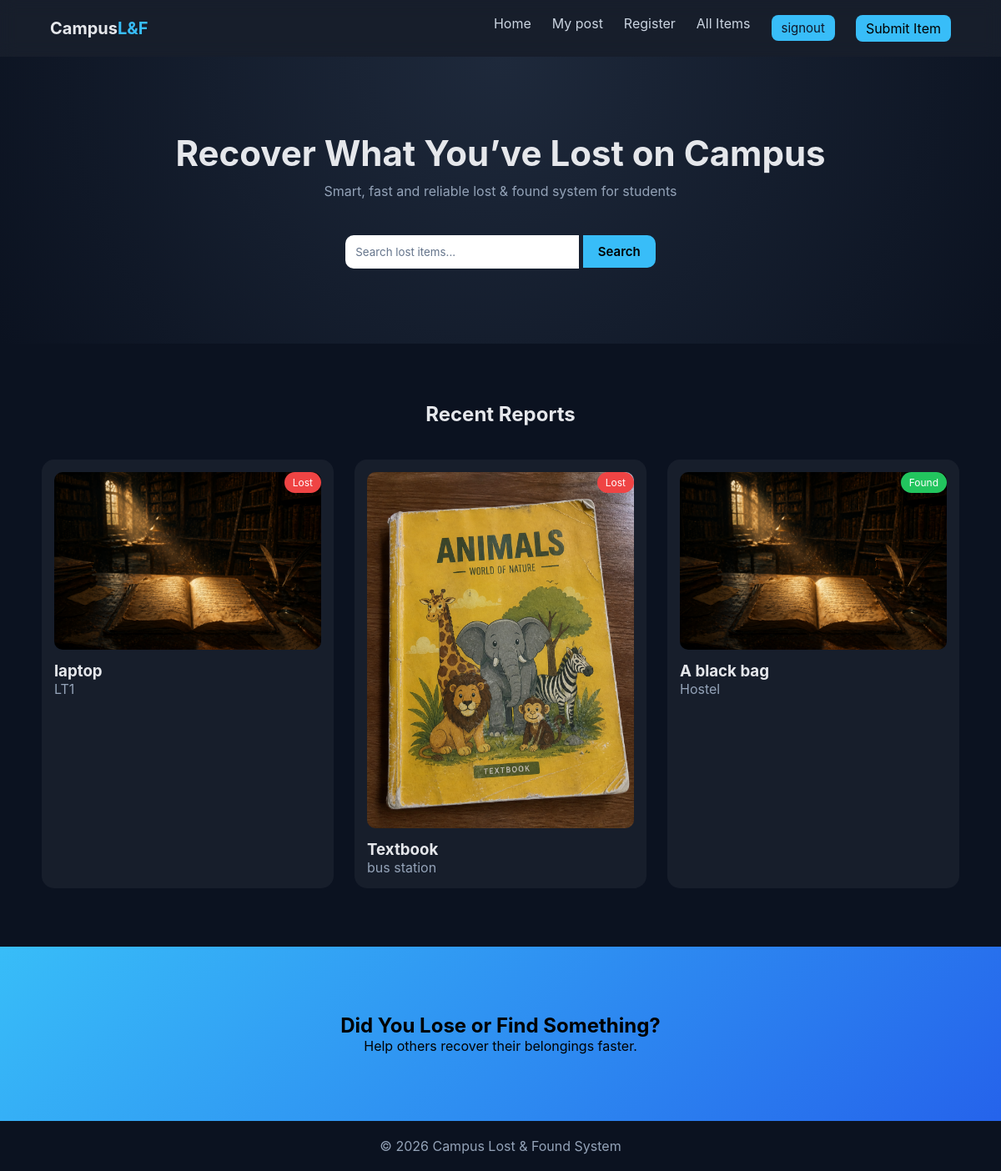
/ (signed in), run on the app's committed database.
### core/models.py (models this page shows)
class Submit(models.Model):
    name=models.CharField(max_length=300)
    gender_chioces=[('m','Male' ) ,  ('f' , "Female")]
    department=models.CharField(max_length=300)
    faculty=models.CharField(max_length=300)
    location=models.CharField(max_length=300)
    description_of_item=models.TextField()
    profile_pic=models.ImageField(upload_to="writers_pics")
    status=models.CharField( blank=True , null=True ,choices=[('Lost', 'Lost'),('Found', 'Found')])
    created_at=models.DateTimeField(auto_now_add=True)
    updated_at=models.DateTimeField(auto_now=True)
    item_name=models.CharField(max_length=300 ,blank=True ,null=True)
    user = models.ForeignKey(User, on_delete=models.CASCADE, null=True, blank=True)

### core/views.py (the view)
# urls.py: path('',  index ,name="homepage"),
def index(request):
    item_name = request.GET.get('item_name')
    if item_name:
        top_items = Submit.objects.filter(
            Q(item_name__icontains=item_name) |
            Q(location__icontains=item_name)
        )
    else:
        top_items = Submit.objects.order_by('-created_at')[:3]
    context = {
        "top_two_items": top_items
    }
    return render(request,'index.html', context)

### template/index.html
{% extends "base.html" %}
{% block content %}
<section class="hero">
    <div class="hero-content">
        <h1>Recover What You’ve Lost on Campus</h1>
        <p>Smart, fast and reliable lost & found system for students</p>
        <div class="search">
            <form method="GET">
                <input type="text" name="item_name" placeholder="Search lost items...">
                <button type="submit">Search</button>
            </form>
        </div>
    </div>
</section>
{% if user.is_authenticated %}
<section class="section">
    <h2>Recent Reports</h2>
    <div class="grid">
        {% for top_two_items in top_two_items %}
        <div class="card">
            <div class="badge lost
            {% if top_two_items.status == 'Lost' %}lost
            {% elif top_two_items.status == 'Found' %}found
            {% endif %}">
                {{top_two_items.status}}</div>
            {% if top_two_items.profile_pic %}
            <img src="{{top_two_items.profile_pic.url}}">
            {% else %}
            <img src="">
            {% endif %}
            <h3>{{top_two_items.item_name}}</h3>
            <p>{{top_two_items.location}}</p>
        </div>
        {% endfor %}
{% endif %}
    </div>
</section>
{% endblock %}

### static/css/style.css (style rules this page uses)
* { margin: 0; padding: 0; box-sizing: border-box; font-family: 'Inter', sans-serif; }
body { background: red; }
body { background: #0b1220; color: #e5e7eb; }
.hero { padding: 90px 20px; text-align: center; background: radial-gradient(circle at top, #1e293b, #0b1220); }
.hero h1 { font-size: 42px; margin-bottom: 10px; }
.hero p { color: #94a3b8; margin-bottom: 25px; }
.search { display: flex; justify-content: center; }
.search input { padding: 12px; width: 280px; border: none; border-radius: 10px 0 0 10px; outline: none; }
.search button { padding: 12px 18px; border: none; background: #38bdf8; color: #000; font-weight: 600; border-radius: 0 10px 10px 0; cursor: pointer; }
.section { padding: 70px 50px; }
.section h2 { text-align: center; margin-bottom: 40px; }
.grid { display: grid; grid-template-columns: repeat(auto-fit, minmax(250px,1fr)); gap: 25px; }
.card { background: rgba(255,255,255,0.05); border-radius: 15px; overflow: hidden; padding: 15px; transition: 0.3s; position: relative; }
.card img { width: 100%; border-radius: 10px; }
.card h3 { margin-top: 10px; }
.card p { color: #94a3b8; }
.badge { position: absolute; top: 15px; right: 15px; padding: 5px 10px; font-size: 12px; border-radius: 20px; }
.lost { background: #ef4444; color: white; }
.found { background: #22c55e; color: white; }
::placeholder { color: #64748b; }
form button { padding: 6px 12px; border: none; border-radius: 8px; background-color: #38bdf8; color: #0f172a; font-size: 15px; cursor: pointer; transition: 0.3s ease; }
form:last-child button { width: 100%; margin-top: 18px; }
form:first-child button { width: auto; padding: 10px 18px; }

### data on the page
Submit: status "Lost", profile_pic (picture), item_name "laptop", location "LT1"
Submit: status "Lost", profile_pic (picture), item_name "Textbook", location "bus station"
Submit: status "Found", profile_pic (picture), item_name "A black bag", location "Hostel"
